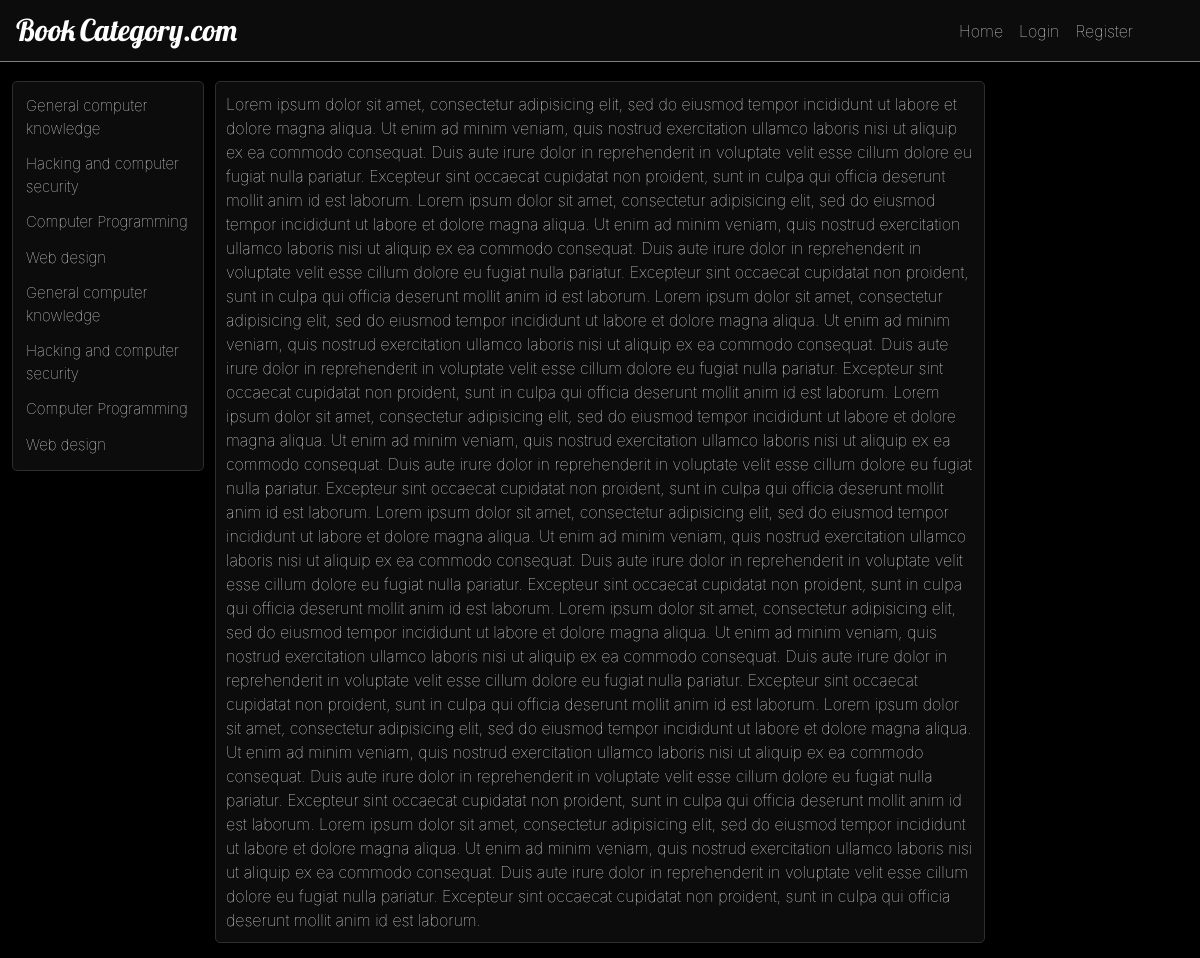
Page /catalog/ on the committed database.
### catalogapp/database_setup.py (models this page shows, shortened)
class Category(Base):
    __tablename__ = 'category'
    id = Column(Integer, primary_key=True)
    name = Column(String(80), nullable=False)
    user_id = Column(Integer, ForeignKey('user.id'))
    user = relationship(User)

### catalogapp/routes.py (the view)
@app.route('/')
@app.route('/home')
@app.route('/catalog/')
def showCatalog():
    categories = session.query(Category).all()
    return render_template('catalogs.html', categories=categories)

### catalogapp/templates/catalogs.html
{% extends "layout.html" %}
{% block content %}
<div id="margindown" class="container-fluid">
  <div class="row">
      {% include "sidenav.html" %}
    <div class="offset-2 main col-10 col-md-8">
      <div class="container">
        Lorem ipsum dolor sit amet, consectetur adipisicing elit, sed do eiusmod tempor incididunt ut labore et dolore magna aliqua. Ut enim ad minim veniam, quis nostrud exercitation ullamco laboris nisi ut aliquip ex ea commodo consequat. Duis aute irure dolor in reprehenderit in voluptate velit esse cillum dolore eu fugiat nulla pariatur. Excepteur sint occaecat cupidatat non proident, sunt in culpa qui officia deserunt mollit anim id est laborum.
      Lorem ipsum dolor sit amet, consectetur adipisicing elit, sed do eiusmod tempor incididunt ut labore et dolore magna aliqua. Ut enim ad minim veniam, quis nostrud exercitation ullamco laboris nisi ut aliquip ex ea commodo consequat. Duis aute irure dolor in reprehenderit in voluptate velit esse cillum dolore eu fugiat nulla pariatur. Excepteur sint occaecat cupidatat non proident, sunt in culpa qui officia deserunt mollit anim id est laborum.
      Lorem ipsum dolor sit amet, consectetur adipisicing elit, sed do eiusmod tempor incididunt ut labore et dolore magna aliqua. Ut enim ad minim veniam, quis nostrud exercitation ullamco laboris nisi ut aliquip ex ea commodo consequat. Duis aute irure dolor in reprehenderit in voluptate velit esse cillum dolore eu fugiat nulla pariatur. Excepteur sint occaecat cupidatat non proident, sunt in culpa qui officia deserunt mollit anim id est laborum.
      Lorem ipsum dolor sit amet, consectetur adipisicing elit, sed do eiusmod tempor incididunt ut labore et dolore magna aliqua. Ut enim ad minim veniam, quis nostrud exercitation ullamco laboris nisi ut aliquip ex ea commodo consequat. Duis aute irure dolor in reprehenderit in voluptate velit esse cillum dolore eu fugiat nulla pariatur. Excepteur sint occaecat cupidatat non proident, sunt in culpa qui officia deserunt mollit anim id est laborum.
      Lorem ipsum dolor sit amet, consectetur adipisicing elit, sed do eiusmod tempor incididunt ut labore et dolore magna aliqua. Ut enim ad minim veniam, quis nostrud exercitation ullamco laboris nisi ut aliquip ex ea commodo consequat. Duis aute irure dolor in reprehenderit in voluptate velit esse cillum dolore eu fugiat nulla pariatur. Excepteur sint occaecat cupidatat non proident, sunt in culpa qui officia deserunt mollit anim id est laborum.
      Lorem ipsum dolor sit amet, consectetur adipisicing elit, sed do eiusmod tempor incididunt ut labore et dolore magna aliqua. Ut enim ad minim veniam, quis nostrud exercitation ullamco laboris nisi ut aliquip ex ea commodo consequat. Duis aute irure dolor in reprehenderit in voluptate velit esse cillum dolore eu fugiat nulla pariatur. Excepteur sint occaecat cupidatat non proident, sunt in culpa qui officia deserunt mollit anim id est laborum.
      Lorem ipsum dolor sit amet, consectetur adipisicing elit, sed do eiusmod tempor incididunt ut labore et dolore magna aliqua. Ut enim ad minim veniam, quis nostrud exercitation ullamco laboris nisi ut aliquip ex ea commodo consequat. Duis aute irure dolor in reprehenderit in voluptate velit esse cillum dolore eu fugiat nulla pariatur. Excepteur sint occaecat cupidatat non proident, sunt in culpa qui officia deserunt mollit anim id est laborum.
      Lorem ipsum dolor sit amet, consectetur adipisicing elit, sed do eiusmod tempor incididunt ut labore et dolore magna aliqua. Ut enim ad minim veniam, quis nostrud exercitation ullamco laboris nisi ut aliquip ex ea commodo consequat. Duis aute irure dolor in reprehenderit in voluptate velit esse cillum dolore eu fugiat nulla pariatur. Excepteur sint occaecat cupidatat non proident, sunt in culpa qui officia deserunt mollit anim id est laborum.
    </div>
    </div>
  </div>
</div>
{% endblock content %}

### catalogapp/templates/sidenav.html
<nav class="col-2  px-1 position-fixed" id="sticky-sidebar">
  <div class="ml-2 sidenav container">
  <div class="nav flex-column flex-nowrap overflow-auto">
    {% if items %}
    <a id="backbutton" class="pb-3 mb-3" href="/">Go back to main categories</a>
      {% for item in items %}
        <a class="nav-link" href="{{url_for('showBooks', category_id = category.id)}}">{{item.name}}</a>
      {% endfor %}
    {% else %}
      {% for category in categories %}
        <a class="nav-link" href="{{url_for('showBooks', category_id = category.id)}}">{{category.name}}</a>
      {% endfor %}
    {% endif %}
  </div>
</div>
</nav>

### catalogapp/static/styles.css (style rules this page uses)
body { background-color: black; font-weight: 50 !important; overflow-x: hidden; }
#margindown { margin-top: 61px !important; }
a { text-decoration: none !important; }
.main { color: white; }
.container { background-color: #0c0c0c; border: 1px solid #2d2d2d; border-radius: 5px; margin-bottom: 15px; padding: 10px; }
.sidenav { padding: 7px; }
.sidenav a { padding: 6px 2px 6px 6px; font-size: 15px; color: white; border-bottom: 1px solid transparent; display: block; transition: 0.3s; }
.row { padding-top: 10px; background-color: black; }

### rows in the picture
Category: name "General computer knowledge"
Category: name "Hacking and computer security"
Category: name "Computer Programming"
Category: name "Web design"
Category: name "General computer knowledge"
Category: name "Hacking and computer security"
Category: name "Computer Programming"
Category: name "Web design"
